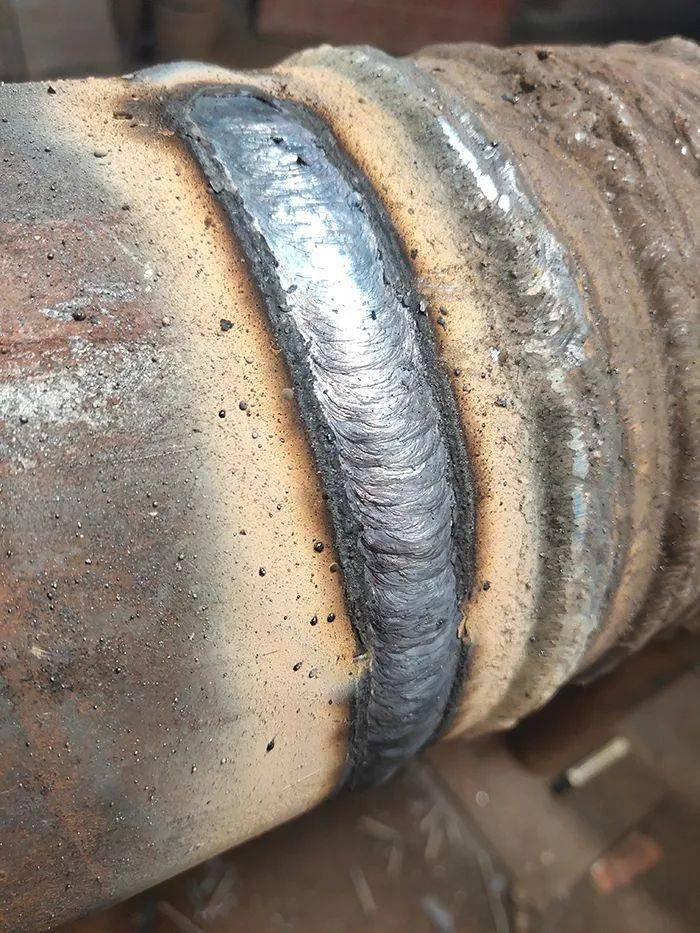
%> input picture 机器人视觉实验/a1/焊缝2.jpeg, 700 x 933 px
$ octave a1.m   (GNU Octave 9; MATLAB toolbox functions it lacks are replaced by stand-ins)
%> lines starting %> are read from the running program, lines starting %| are printed output that depends on the picture; in (x1, y1, x2, y2) boxes, pixels count from 0 and x2, y2 are one past the last pixel; in counts of white or black regions, pixels touching at a corner belong together; the program's own positions count from 1
clc;clear;close all;
I = imread('焊缝2.jpeg');
%> I is the input picture: size 933x700x3 uint8; mean R, G, B 139.7, 128.3, 117.2
subplot(231);
imshow(I);title('原图像');
im1 = rgb2gray(I);
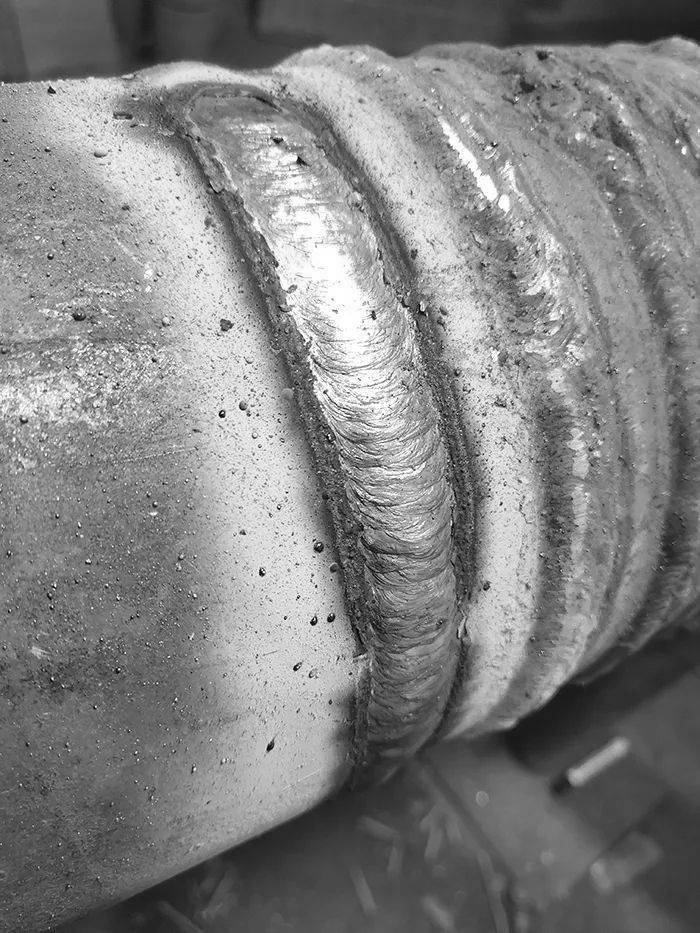
%> im1: size 933x700 uint8; min 0, max 255, mean 130.4
im1 = edge(im1, 'canny', 0.2);
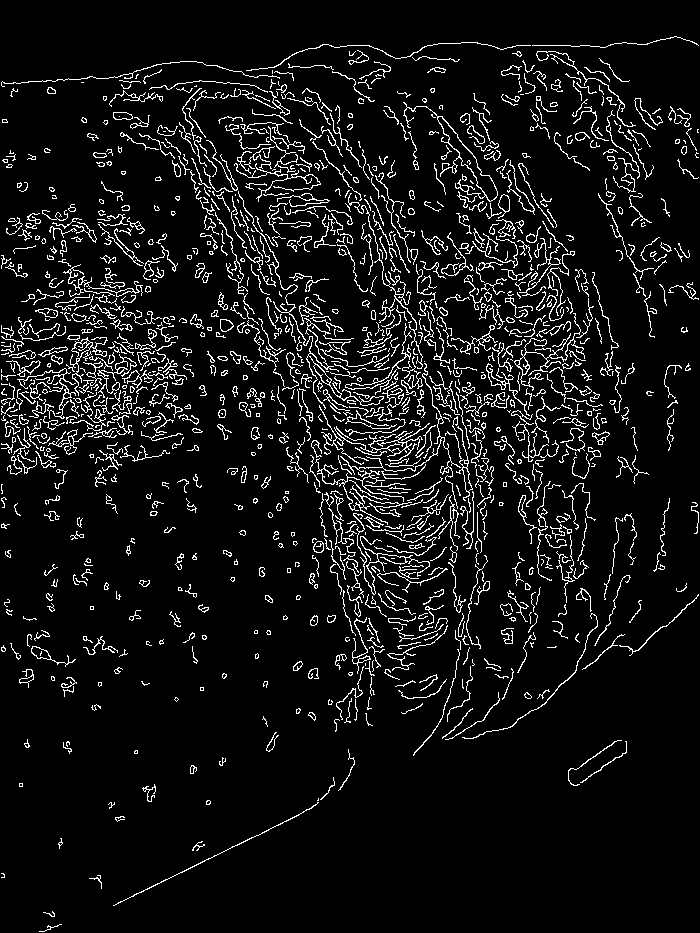
%> im1: size 933x700 logical; 7.5% white in thin lines or dots
subplot(232);
imshow(im1);title('边缘检测');
im1(1:933,1:100) = 0;
im1(1:933,600:700) = 0;
im1(1:100,1:700) = 0;
im1(800:933,1:700) = 0;
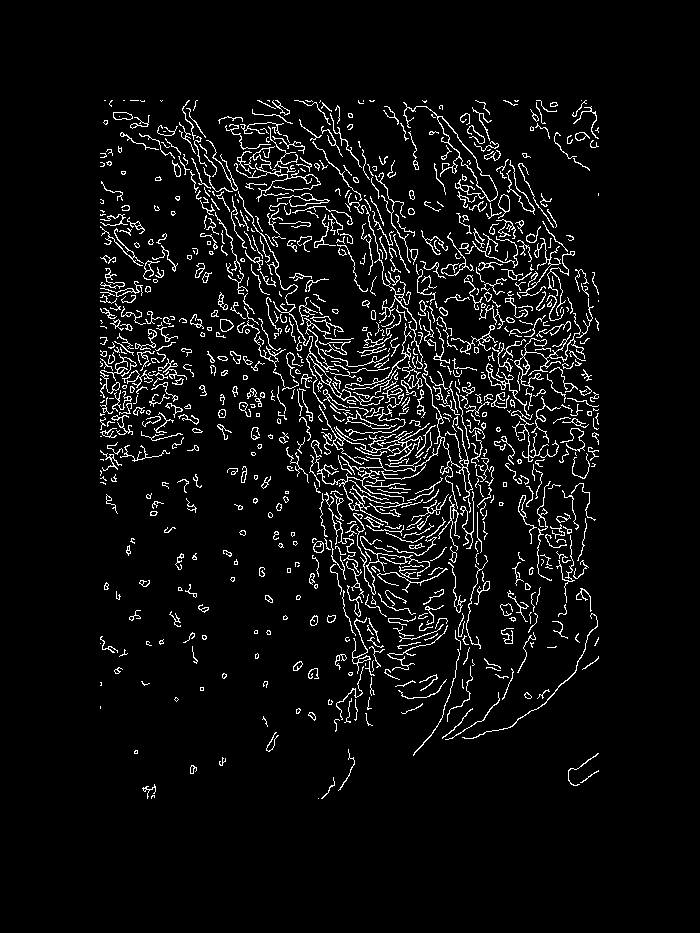
%> im1: size 933x700 logical; 5.6% white in thin lines or dots, all inside (x1, y1, x2, y2) = (100, 100, 599, 799)
subplot(233);
imshow(im1); title('前景提取');
im2 = bwareaopen(im1, 200);
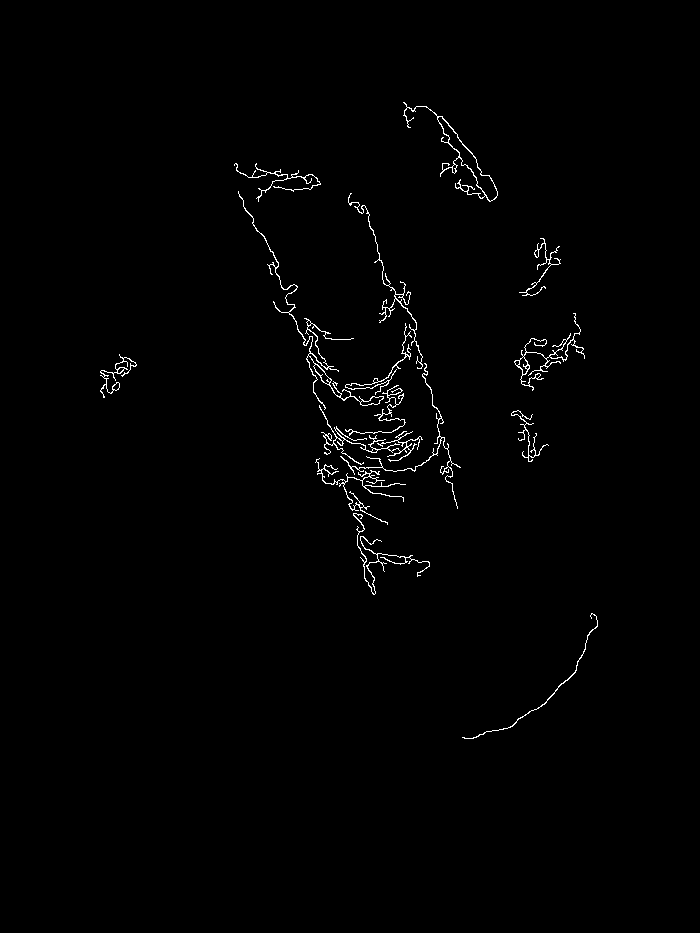
%> im2: size 933x700 logical; 0.94% white in thin lines or dots, all inside (x1, y1, x2, y2) = (100, 102, 598, 739)
subplot(234);
imshow(im2); title('从对象中移除小对象');
% se = strel('disk', 360, 0);
se = strel('disk',100);
im3 = imclose(im2, se);
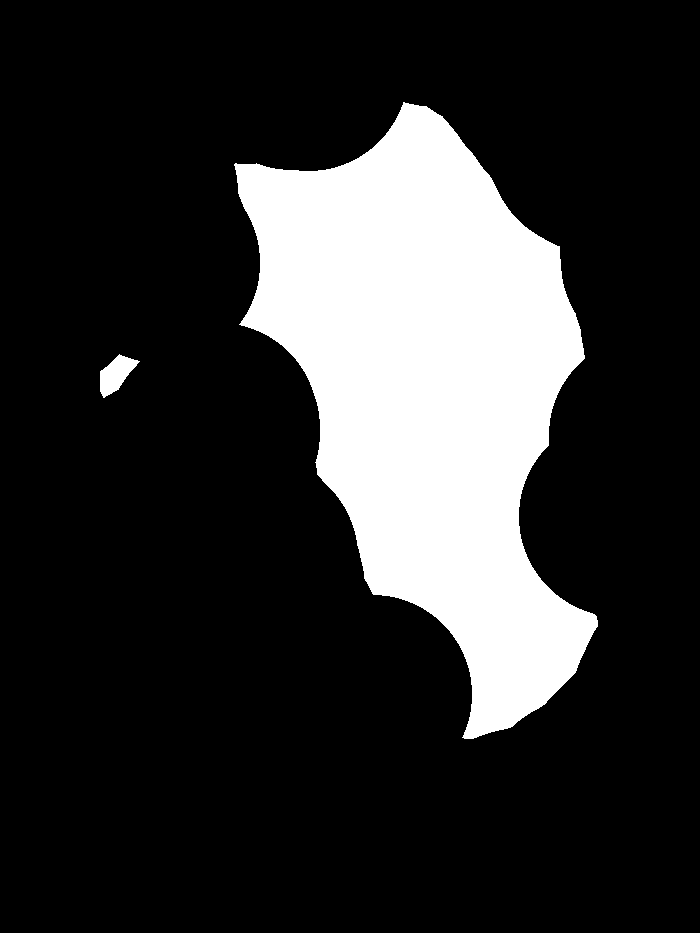
%> im3: size 933x700 logical; 19.3% white; 2 white regions, box (x1, y1, x2, y2) and area: (234, 102, 598, 739) 124938, (100, 354, 140, 398) 916
subplot(235);
imshow(im3); title('腐蚀与膨胀结果');
im4 = bwfill(im3, 'holes');
% subplot(236);
% imshow(im4); title('填充空白区域');
im5 = uint8(im4) .* I;
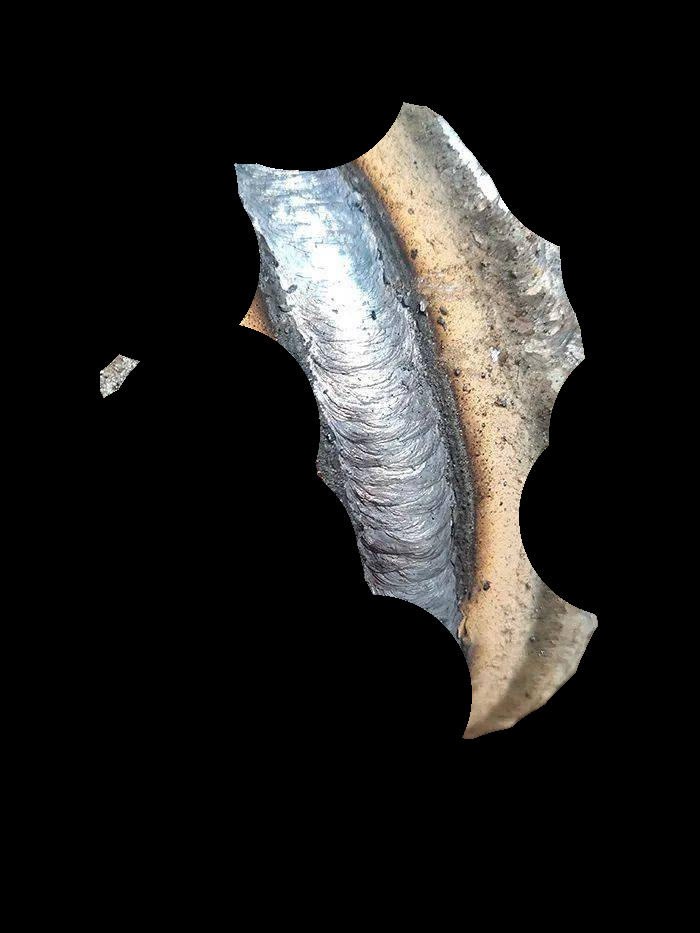
%> im5: size 933x700x3 uint8; mean R, G, B 32.2, 31.3, 30
subplot(236);
imshow(im5); title('焊缝提取结果图');
